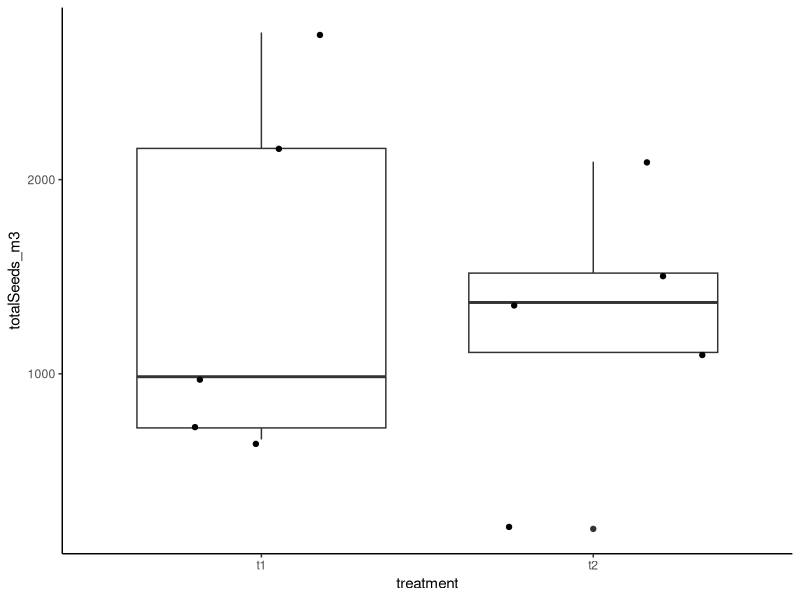
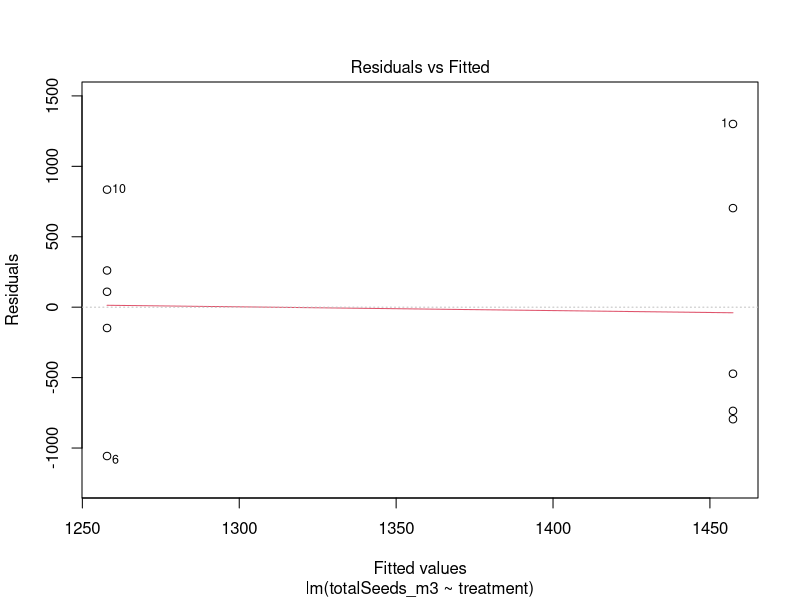
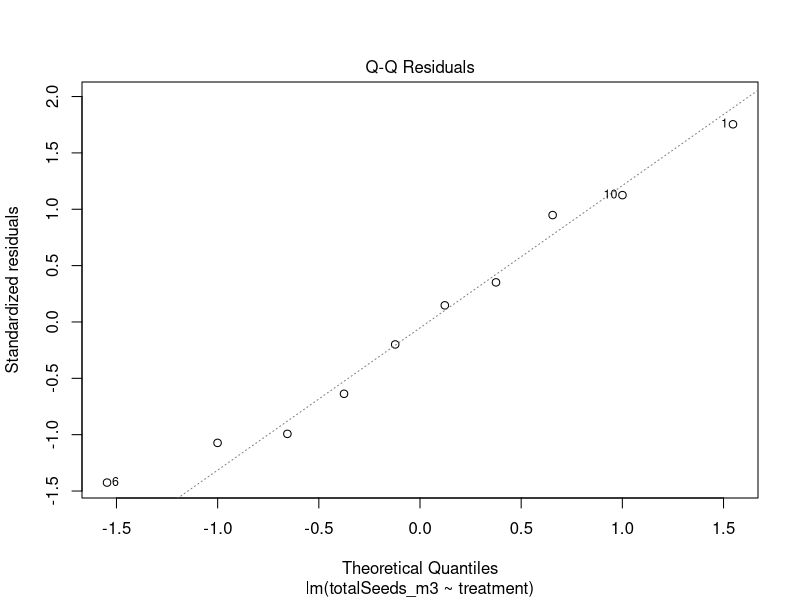
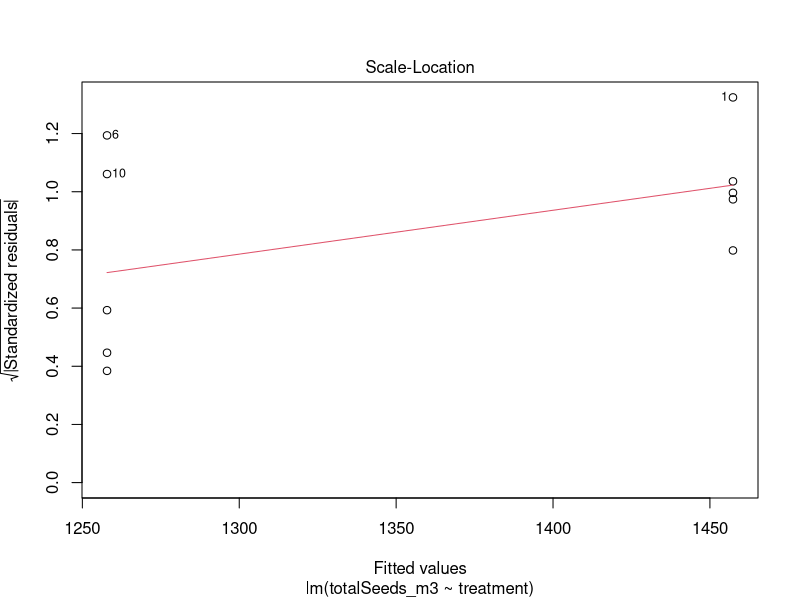
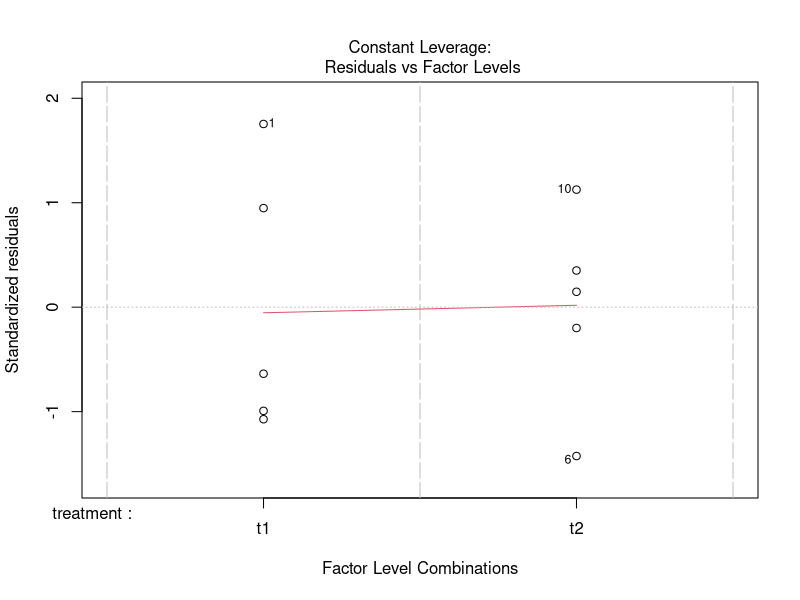
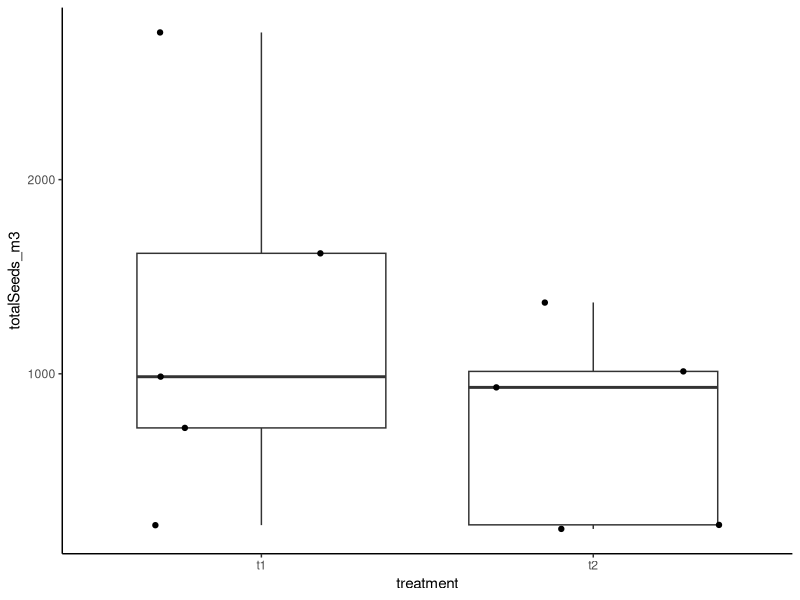
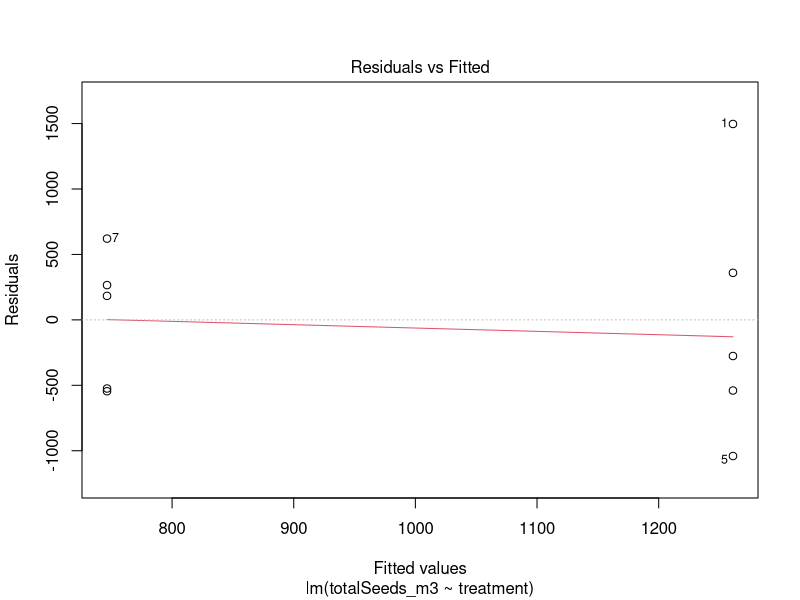
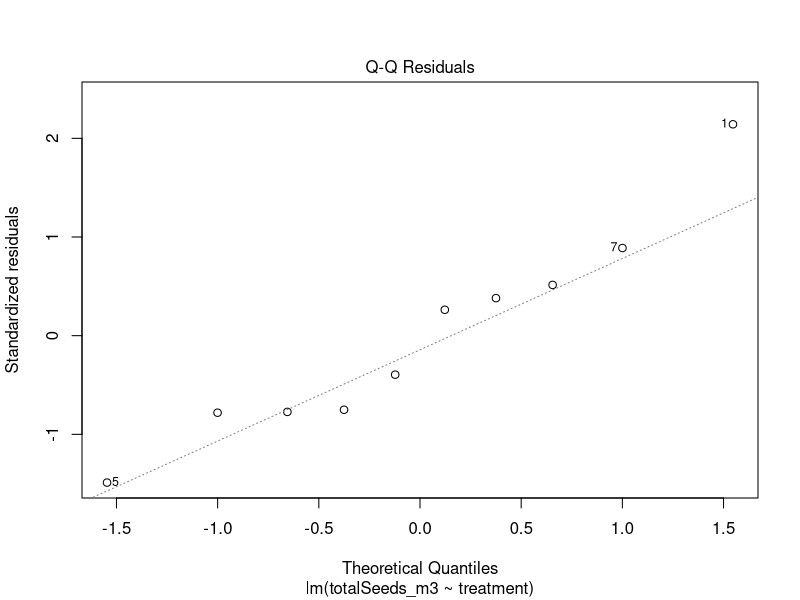

The R script that drew these images, in order:
# Project: Seed Bank
# Author: Sierra Gugel
# Date: March 2026
# Co-authors: Akasha Faist, Madeline Mayorga
# version: 1
# Purpose: This code should run after 01.data_wrangling. You will load the output data from the first script which should be a single .csv with seed counts by species and by sample type. This code will run analyses for total seeds, monocots only, dicots only, seed appendage, and single species analysis. 

# Load Libraries
library(tidyverse)
library(dplyr)
library(ggplot2)
#library(lme4)

# Load the data
seedsummary <- read.csv("output/species_summary_table.csv")

# Total Seed Counts
# for this, we do not care about species at all. 
# summarize the data to the sample_ID level

sample_summary <- seedsummary %>%
  group_by(sample_ID, treatment) %>%
  summarise(totalSeeds_m3 = sum(seeds_m3))

# visualization
sample_summary %>%
  filter(treatment != "cc") %>%
  ggplot()+
  geom_boxplot(mapping = aes(x = treatment, y = totalSeeds_m3)) +
  geom_jitter(mapping = aes( x = treatment, y = totalSeeds_m3)) +
  theme_classic()


# statistical analysis 
# is there a difference in the total number of seeds that germinated for treatment 1 vs. treatment 2?
# try a linear model
# before running the model, actually remove the control pots from the analysis
sample_summary_noControls <- sample_summary %>% 
  filter(treatment != "cc")

# run the model
totalseed.lm <- lm(totalSeeds_m3 ~ treatment, data = sample_summary_noControls)
summary(totalseed.lm)
plot(totalseed.lm) # determine if a regular linear model is ok for your data 
# if you have random effects to include in the model, use the 'lme4' package and the function lmer()
# model interpretation: the intercept is positive and significant (p < 0.004) which just means that both treatments have positive averages (non-zero). Treatment 1 is not different from treatment 2 (F = 0.1447, df = 1 and 8, p = 0.71, adj. R2 = -0.105).


# Monocot Seed Counts
# for this, we care about only the monocots, so we will filter for that data and then run the same visualization and analysis
monocot_summary <- seedsummary %>%
  filter(treatment != "cc") %>%
  filter(m_d == "M") %>%
  group_by(sample_ID, treatment) %>%
  summarise(totalSeeds_m3 = sum(seeds_m3))

# visualization
monocot_summary %>%
  ggplot()+
  geom_boxplot(mapping = aes(x = treatment, y = totalSeeds_m3)) +
  geom_jitter(mapping = aes( x = treatment, y = totalSeeds_m3)) +
  theme_classic()


# statistical analysis 
# is there a difference in the total number of monocots that germinated for treatment 1 vs. treatment 2?
# try a linear model
monocotseed.lm <- lm(totalSeeds_m3 ~ treatment, data = monocot_summary)
summary(monocotseed.lm)
plot(monocotseed.lm) # determine if a regular linear model is ok for your data 
# if you have random effects to include in the model, use the 'lme4' package and the function lmer()
# model interpretation: the intercept is positive and significant (p < 0.007) which just means that both treatments have positive averages (non-zero). Treatment 1 is not different from treatment 2 (F = 1.084, df = 1 and 8, p = 0.33, adj. R2 = 0.009).



# Dicot Seed Counts
# for this, we care about only the dicots, so we will filter for that data and then run the same visualization and analysis
dicot_summary <- seedsummary %>%
  filter(treatment != "cc") %>%
  filter(m_d == "D") %>%
  group_by(sample_ID, treatment) %>%
  summarise(totalSeeds_m3 = sum(seeds_m3))

# visualization
dicot_summary %>%
  ggplot()+
  geom_boxplot(mapping = aes(x = treatment, y = totalSeeds_m3)) +
  geom_jitter(mapping = aes( x = treatment, y = totalSeeds_m3)) +
  theme_classic()


# statistical analysis 
# is there a difference in the total number of monocots that germinated for treatment 1 vs. treatment 2?
# try a linear model
dicotseed.lm <- lm(totalSeeds_m3 ~ treatment, data = dicot_summary)
summary(dicotseed.lm)
plot(dicotseed.lm) # determine if a regular linear model is ok for your data 
# if you have random effects to include in the model, use the 'lme4' package and the function lmer()
# model interpretation: the intercept is positive but not significant (p =0.08) which means that the average number of dicots in the soil is not significantly different from zero. Treatment 1 is not different from treatment 2 (F = 2.1, df = 1 and 3, p = 0.24, adj. R2 = 0.22).


# Seed appendage - does a seed appendage affect germination rates in treatment 1 vs. treatment 2 differently?
# for this, we will sort the species into yes seed appendage or no seed appendage categories and then run treatment level analyses. you could do something similar for plant nativeness, invasiveness, or other important characteristics

appendage_summary <- seedsummary %>%
  filter(treatment != "cc") %>%
  group_by(sample_ID, treatment, seed_appendage) %>%
  summarise(totalSeeds_m3 = sum(seeds_m3), .groups = "drop")

# you might want to consider what should be done about samples with no value. should those be zeros? If so, there are ways of adding rows for zeros because that will impact the statistical analysis. 

appendage_summary %>%
  ggplot(aes(x = treatment, y = totalSeeds_m3, fill = seed_appendage)) +
  geom_boxplot(position = position_dodge(width = 0.8)) +
  geom_jitter(aes(color = seed_appendage),
              position = position_jitterdodge(jitter.width = 0.2, dodge.width = 0.8)) +
  theme_classic()


# statistical analysis 
# is there a difference in the total number of germinated seeds that had an appendage or not for the two treatments?
# try a linear model
appendage.lm <- lm(totalSeeds_m3 ~ treatment+seed_appendage, data = appendage_summary)
summary(appendage.lm)
plot(appendage.lm) # determine if a regular linear model is ok for your data 
# if you have random effects to include in the model, use the 'lme4' package and the function lmer()
# model interpretation: the intercept is positive (non-zero). Treatment 1 is not different from treatment 2. And seed appendage was not different.


# Species - for an individual species, are there treatment differences?
# Try BRTE (cheatgrass)
brte_summary <- seedsummary %>%
  filter(treatment != "cc") %>%
  filter(species_code == "BRTE") %>%
  group_by(sample_ID, treatment) %>%
  summarise(totalSeeds_m3 = sum(seeds_m3), .groups = "drop")

# you might want to consider what should be done about samples with no value. should those be zeros? If so, there are ways of adding rows for zeros because that will impact the statistical analysis. 

brte_summary %>%
  ggplot(mapping = aes(x = treatment, y = totalSeeds_m3)) +
  geom_boxplot()+
  geom_jitter()+
  theme_classic()


# statistical analysis 
# is there a difference in the total number of germinated seeds that had an appendage or not for the two treatments?
# try a linear model
brte.lm <- lm(totalSeeds_m3 ~ treatment, data = brte_summary)
summary(brte.lm)
plot(brte.lm) # determine if a regular linear model is ok for your data 
# if you have random effects to include in the model, use the 'lme4' package and the function lmer()
# model interpretation: cheatgrass germinated and has a positive (non-zero) average. It is present. Treatment 1 is not different from treatment 2 (F=0.32, df = 1 and 5, p = 0.6, adj. R2 = -0.13)


### All species at once
# Species - for an individual species, are there treatment differences?
# Try BRTE (cheatgrass)
species_summary <- seedsummary %>%
  filter(treatment != "cc") %>%
  group_by(sample_ID, treatment, species_code) %>%
  summarise(totalSeeds_m3 = sum(seeds_m3), .groups = "drop")

# you might want to consider what should be done about samples with no value. should those be zeros? If so, there are ways of adding rows for zeros because that will impact the statistical analysis. 

species_summary %>%
  ggplot(aes(x = treatment, y = totalSeeds_m3, fill = species_code)) +
  geom_boxplot(position = position_dodge(width = 0.8)) +
  geom_jitter(aes(color = species_code),
              position = position_jitterdodge(jitter.width = 0.2, dodge.width = 0.8)) +
  theme_classic()


# statistical analysis 
# is there a difference in the total number of germinated seeds that had an appendage or not for the two treatments?
# try a linear model
species.lm <- lm(totalSeeds_m3 ~ treatment+species_code, data = species_summary)
summary(species.lm)
plot(species.lm) # determine if a regular linear model is ok for your data 
# if you have random effects to include in the model, use the 'lme4' package and the function lmer()
# model interpretation: there are seedlings in the pot (positive and significant intercept). There are no differences in treatment 1 or 2 and no differences by species

# From here, you could go into community composition analyses (PCA or PCoA) to deal with multi-dimensional data
